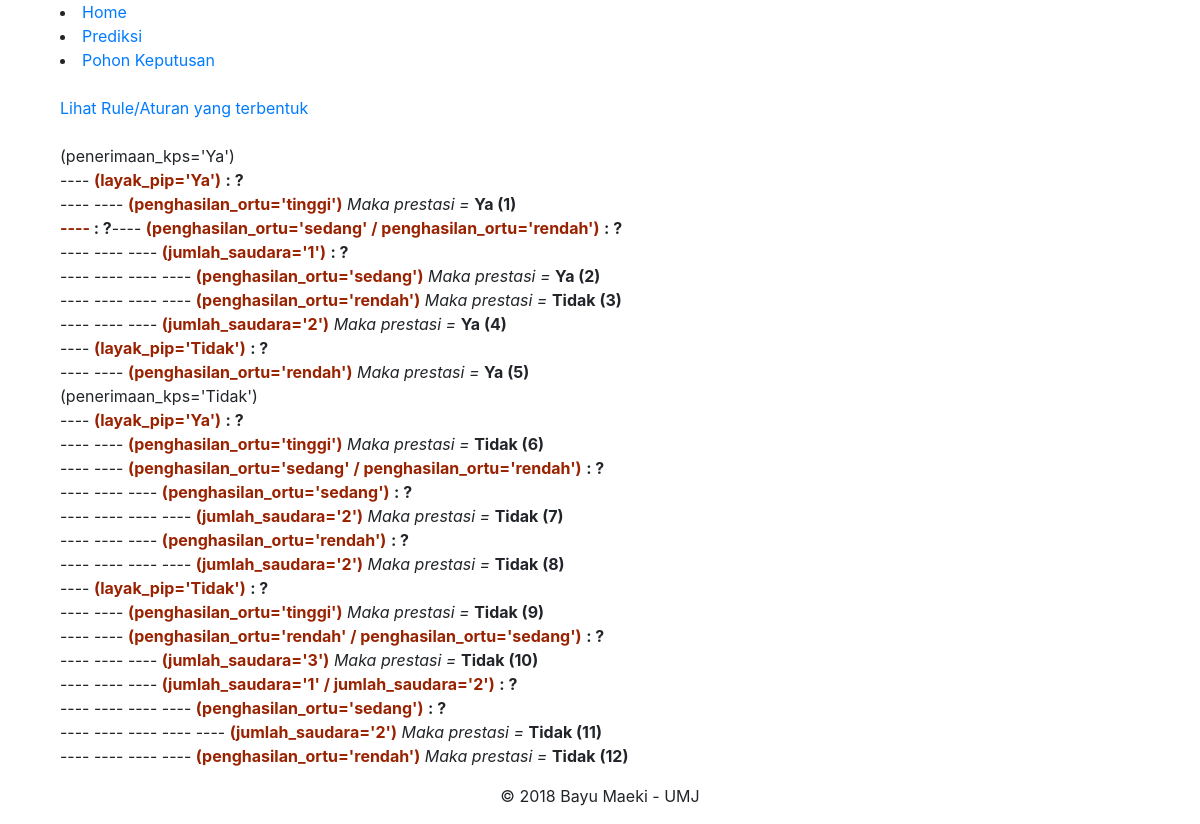
Screenshot of /index.php?menu=pohon_tree (signed in) with the database file from the repository.
### tables this page shows
CREATE TABLE `pohon_keputusan` (
  `id` int(11) NOT NULL,
  `parent` text,
  `akar` text,
  `keputusan` varchar(10) DEFAULT NULL
);

### pohon_tree.php (the view, shortened to what this page needs)
<a href="?menu=tree" >Lihat Rule/Aturan yang terbentuk</a><br><br>
<?php
$que_sql=mysql_query("SELECT id FROM pohon_keputusan");
$id=array();$l=0;
while($bar_row=mysql_fetch_array($que_sql)){
	$id[$l]=$bar_row[0];
	$l++;
}
$query = mysql_query("SELECT * FROM pohon_keputusan ORDER BY(id)");
$temp_rule=array();
$temp_rule[0]='';
$ll=0;
while($bar=mysql_fetch_array($query)){
	if($bar[1]!=''){
		$rule=$bar[1]." AND ".$bar[2];
	}else{
		$rule=$bar[2];
	}
	$rule = str_replace("OR","/",$rule);
	$exRule=explode(" AND ",$rule);
	$jml_ExRule=count($exRule);
	$jml_temp=count($temp_rule);
	$i=0;
	while($i<$jml_ExRule){
		if($temp_rule[$i]==$exRule[$i]){
			$temp_rule[$i]=$exRule[$i];
			$exRule[$i]="---- ";
		}else{
			$temp_rule[$i]=$exRule[$i];
		}
		if($i==($jml_ExRule-1)){
			$t=$i;
			while($t<$jml_temp){
				$temp_rule[$t]="";
				$t++;
			}
		}
		if($i==($jml_ExRule-1)){
			$strip='';
			for($x=1;$x<=$i;$x++){
				$strip=$strip."---- ";
			}
			$sql_que=mysql_query("SELECT keputusan FROM pohon_keputusan WHERE id=$id[$ll]");
			$row_bar=mysql_fetch_array($sql_que);
			if($exRule[$i-1]=="---- "){
				echo "<font color='#920'><b>".$exRule[$i]."</b></font> <i>Maka prestasi = </i><strong>".$row_bar[0]." (".$id[$ll].")</strong>";
			}else if($exRule[$i-1]!="---- "){
				echo "<br>".$strip."<font color='#920'><b>".$exRule[$i]."</b></font> <i>Maka prestasi = </i><strong>".$row_bar[0]."  (".$id[$ll].")</strong>";
			}
		}
		else if($i==0){
			if($ll==1){
				echo "<font color='#920'><b>".$exRule[$i]."</b></font> <b>: ?</b>";
			}else{
				echo $exRule[$i]." ";
			}
		}
		else{
			if($exRule[$i]=="---- "){
				echo $exRule[$i]." ";
			}else{
				if($exRule[$i-1]=="---- "){
					echo "<font color='#920'><b>".$exRule[$i]."</b></font> <b>: ?</b>";
				}else{
					$strip='';
					for($x=1;$x<=$i;$x++){
						$strip=$strip."---- ";
					}
					echo "<br>".$strip."<font color='#920'><b>".$exRule[$i]."</b></font> <b>: ?</b>";
				}
			}
		}
		$i++;
	}
	echo "<br>";
	$ll++;
}
?>

### index.php (shortened to what this page needs)
<!DOCTYPE html>
<html lang="en">
<head>
    <link rel="stylesheet" type="text/css" href="bootstrap/css/bootstrap.css"/>
    <link rel="stylesheet" type="text/css" href="main.css"/>
</head>
<body>
<div class="page-header">
	<div class="container">
		<div class="container-fluid">
		<div>
								<?php
				$level=$_SESSION['lvl'];
				if($level=='0'){
					echo " <center>
					<a href='?menu=home' accesskey='0'><button type='button' class='btn btn-primary'>Home</button></a>
					<a href='?menu=data' accesskey='1'><button type='button' class='btn btn-primary '>Olah Data Training</button></a>
						<a href='?menu=mining' accesskey='2' ><button type='button' class='btn btn-primary'>Mining C45</button></a>
							<a href='?menu=tree' accesskey='3'><button type='button' class='btn btn-primary'>Pohon Keputusan</button></a>
							<a href='?menu=confusion' accesskey='4' ><button type='button' class='btn btn-primary'>Confusion Matrix</button></a>
							<a href='?menu=reset' accesskey='6' ><button type='button' class='btn btn-warning'>Reset</button></a>
							<a href='logout.php' accesskey='5' ><button type='button' class='btn btn-warning'>Logout</button></a>"
							. " ". "<button type='button' class='btn btn-warning'>Selamat Datang : ".$_SESSION['usr'] . "</button> </center>";
				}
				else{
					echo "<li class='first'><a href='?menu=home' accesskey='1' title='Home'>Home</a></li>
							<li><a href='?menu=prediksi' accesskey='prediksi' title='Prediksi Prestasi'>Prediksi</a></li>
							<li><a href='?menu=tree' accesskey='tree' title='Rule Pohon Keputusan'>Pohon Keputusan</a></li>";
				}
			?>
			</div>
					<p>
						<?php
						if (isset($_GET['menu'])) {
							$kode=$_GET['menu'];
							if($kode=='home'){
								echo "<center>HOME</center>";
								echo "<center>
									<br><br>
									Bayu Maeki <br>
									Teknik Informatika <br>
									Universitas Muhammadiyah Jember <br>
									<br>
									Penerapan Algoritma C45 dalam rekomendasi pemberian KIP -
									Kartu Indonesia Pintar pada Siswa SMA PGRI Cluring Banyuwangi
									</center>";
							}
							else if ($kode=='data'){
								echo "</br>";
								include 'data_training.php';
							}
							else if($kode=='mining'){
								echo "</br>";
								include 'mining.php';
							}
							else if($kode=='tree'){
								echo "</br>";
								include 'tree.php';
							}
							else if($kode=='pohon_tree'){
								include 'pohon_tree.php';
							}
						}
						else{
							echo "<h4><center>HOME</center></h4><br>";
							echo "<center>
									Penerapan Algoritma C45 dalam rekomendasi pemberian KIP -
									Kartu Indonesia Pintar pada Siswa SMA PGRI Cluring Banyuwangi
									</center>";
						}
						?>
					</p>
				</div>
			</div>
			</div>
	<div id="footer">
			<center><p>&copy; 2018 Bayu Maeki - UMJ</p></center>
		</div>
</body>
</html>

### rows the page displays
pohon_keputusan: parent+akar "(penerimaan_kps='Ya')", strip "----", parent+akar "(layak_pip='Ya')", strip "---- ----", akar "(penghasilan_ortu='tinggi')", keputusan "Ya", ll "1"
pohon_keputusan: i "----", i "(penghasilan_ortu='sedang' / penghasilan_ortu='rendah')", strip "---- ---- ----", i "(jumlah_saudara='1')", strip "---- ---- ---- ----", i "(penghasilan_ortu='sedang')", keputusan "Ya", ll "2"
pohon_keputusan: i "----", i "(penghasilan_ortu='rendah')", keputusan "Tidak", ll "3"
pohon_keputusan: i "----", i "(jumlah_saudara='2')", keputusan "Ya", ll "4"
pohon_keputusan: i "----", i "(layak_pip='Tidak')", strip "---- ----", i "(penghasilan_ortu='rendah')", keputusan "Ya", ll "5"
pohon_keputusan: parent+akar "(penerimaan_kps='Tidak')", strip "----", parent+akar "(layak_pip='Ya')", strip "---- ----", akar "(penghasilan_ortu='tinggi')", keputusan "Tidak", ll "6"
pohon_keputusan: i "----", i "(penghasilan_ortu='sedang' / penghasilan_ortu='rendah')", strip "---- ---- ----", i "(penghasilan_ortu='sedang')", strip "---- ---- ---- ----", i "(jumlah_saudara='2')", keputusan "Tidak", ll "7"
pohon_keputusan: i "----", i "(penghasilan_ortu='rendah')", strip "---- ---- ---- ----", i "(jumlah_saudara='2')", keputusan "Tidak", ll "8"
pohon_keputusan: i "----", i "(layak_pip='Tidak')", strip "---- ----", i "(penghasilan_ortu='tinggi')", keputusan "Tidak", ll "9"
pohon_keputusan: i "----", i "(penghasilan_ortu='rendah' / penghasilan_ortu='sedang')", strip "---- ---- ----", i "(jumlah_saudara='3')", keputusan "Tidak", ll "10"
pohon_keputusan: i "----", i "(jumlah_saudara='1' / jumlah_saudara='2')", strip "---- ---- ---- ----", i "(penghasilan_ortu='sedang')", strip "---- ---- ---- ---- ----", i "(jumlah_saudara='2')", keputusan "Tidak", ll "11"
pohon_keputusan: i "----", i "(penghasilan_ortu='rendah')", keputusan "Tidak", ll "12"
